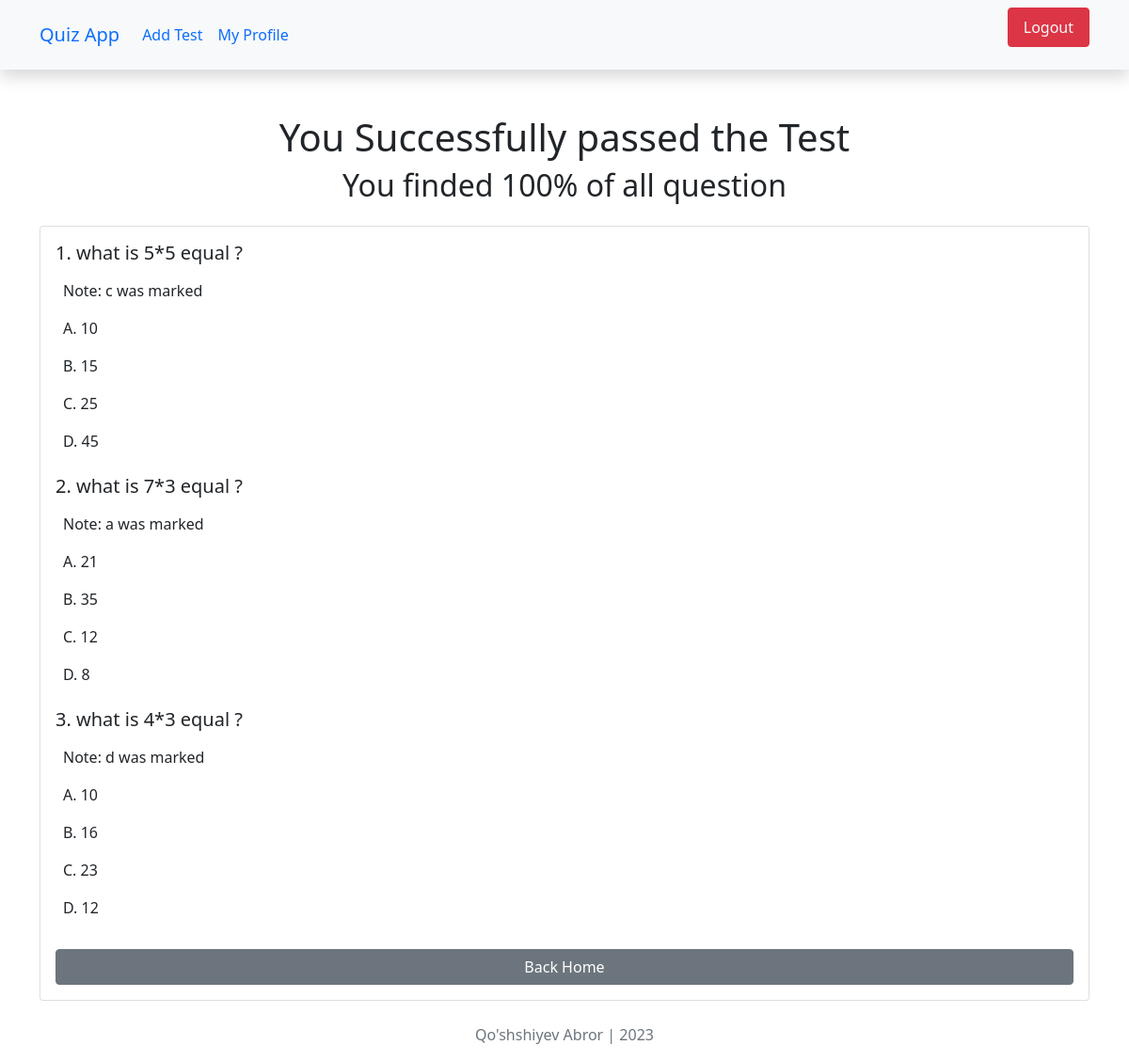
Page /11/checktest (signed in) on the committed database.
### main/models.py (models this page shows, shortened)
class CheckTest(models.Model):
    student = models.ForeignKey(User, on_delete=models.CASCADE)
    test = models.ForeignKey(Test, on_delete=models.CASCADE)
    finded_question = models.PositiveBigIntegerField(default=0)
    user_passed = models.BooleanField(default=False)
    percentage = models.PositiveBigIntegerField(default=0)

class CheckQuestion(models.Model):
    checktest = models.ForeignKey(CheckTest, on_delete=models.CASCADE)
    question = models.ForeignKey(Question, on_delete=models.CASCADE)
    given_answer = models.CharField(max_length=1, help_text="E.x: a")
    tru_answer = models.CharField(max_length=1, help_text="E.x: a")
    is_true = models.BooleanField(default=False)

class Question(models.Model):
    test = models.ForeignKey(Test, on_delete=models.CASCADE)
    question = models.CharField(max_length=300)
    a = models.CharField(max_length=150)
    b = models.CharField(max_length=150)
    c = models.CharField(max_length=150)
    d = models.CharField(max_length=150)
    tru_answer = models.CharField(max_length=150, help_text="E.x a")
    def __str__(self):
        return self.question

### main/views.py (the view)
# urls.py: path('<int:checktest_id>/checktest', checktest, name='checktest'),
@login_required(login_url='login')
def checktest(request, checktest_id):
    checktest = get_object_or_404(CheckTest, id=checktest_id, student=request.user)
    return render(request, 'checktest.html', {'checktest':checktest})

### templates/checktest.html (shortened to what this page needs)
{% extends 'base.html' %}
{% load static %}
{% block content %}
    <div class="content mt-5">
        <center>
            {% if checktest.user_passed %}
            <h1> You Successfully passed the Test</h1>
            {% else %}
            <h1>You Failed! You have to slove {{checktest.test.pass_persontags}}% of test al least</h1>
            {% endif %}
            <h2 class="mb-4">You finded {{checktest.percentage}}% of all question</h2>
        </center>
        <div class="card p-3">
            {% for q in checktest.checkquestion_set.all %}
            <h5>{{forloop.counter}}. {{q.question}}</h5>
            {% if q.is_true %}
            <div class="answer p-2">
                <p>Note: {{q.given_answer}} was marked</p>
                <p>A. {{q.question.a}}</p>
                <p>B. {{q.question.b}}</p>
                <p>C. {{q.question.c}}</p>
                <p>D. {{q.question.d}}</p>
            </div>
            {% endif %}
            {% endfor %}
                <a href="{% url 'index' %}" class="btn btn-secondary mt-2">Back Home</a>
        </div>
    </div>
{% endblock content %}

### templates/base.html (shortened to what this page needs)
<!DOCTYPE html>
{% load static %}
{% load crispy_forms_tags %}
<html lang="en">
<head>
    <link href="https://cdn.jsdelivr.net/npm/bootstrap@5.0.2/dist/css/bootstrap.min.css" rel="stylesheet">
</head>
<body>
    <nav class="shadow navbar navbar-expand-lg bg-light">
        <div class="container">
          <a class="navbar-brand" href="{% url 'index' %}">Quiz App</a>
          <div class="collapse navbar-collapse" id="navbarSupportedContent">
            <ul class="navbar-nav me-auto mb-2 mb-lg-0">
              <li class="nav-item">
                <a class="nav-link" href="{% url 'new_test' %}">Add Test</a>
              </li>
              {% if request.user.is_authenticated %}
                <li class="nav-item">
                  <a href="#" class="nav-link">My Profile</a>
                </li>
              {% endif %}
            </ul>
            <ul class="btn-group" style="list-style: none;">
              {% if request.user.is_authenticated %}
              <li class="nav-item"><a href="{% url 'logout' %}" class="nav-link btn btn-danger text-light">Logout</a></li>
              {% else %}
              <li class="nav-item"><a href="{% url 'login' %}" class="nav-link btn btn-primary text-light">Login</a></li>
              <li class="nav-item"><a href="{% url 'signup' %}" class="nav-link btn btn-primary text-light">SignUp</a></li>
              {% endif %}
            </ul>
          </div>
        </div>
      </nav>
    <div class="container">
        {% block content %}
        {% endblock content %}
    </div>
    <div class="footer m-4 mb-3">
        <center class="text-muted">Qo'shshiyev Abror | 2023</center>
    </div>
</body>
</html>

### rows in the picture
CheckTest: percentage "100"
CheckQuestion: question "what is 5*5 equal ?", given_answer "c", question.a "10", question.b "15", question.c "25", question.d "45"
CheckQuestion: question "what is 7*3 equal ?", given_answer "a", question.a "21", question.b "35", question.c "12", question.d "8"
CheckQuestion: question "what is 4*3 equal ?", given_answer "d", question.a "10", question.b "16", question.c "23", question.d "12"
